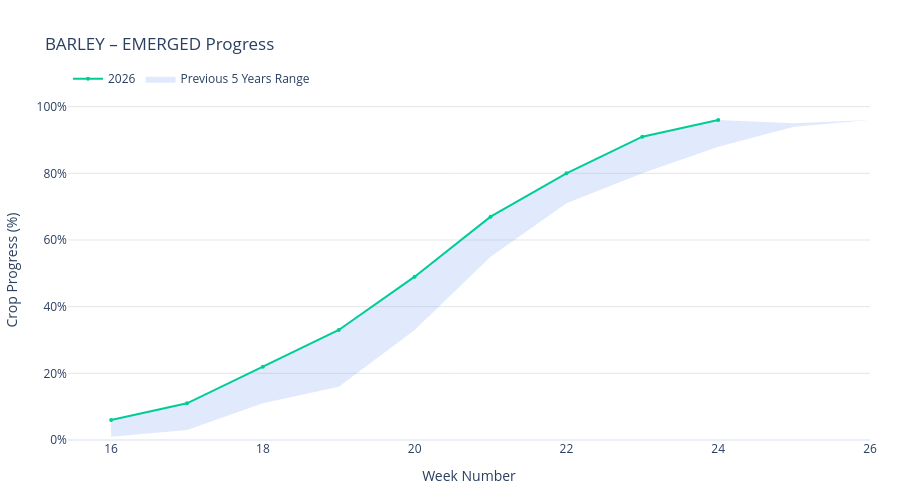
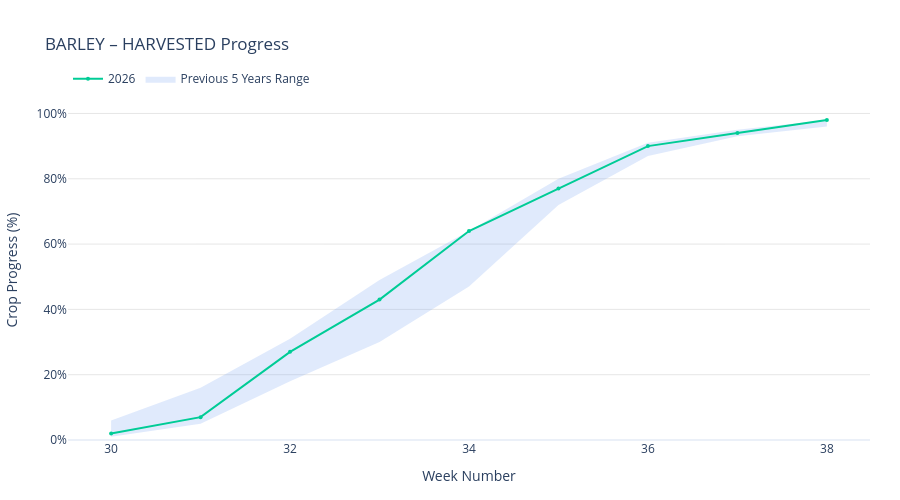
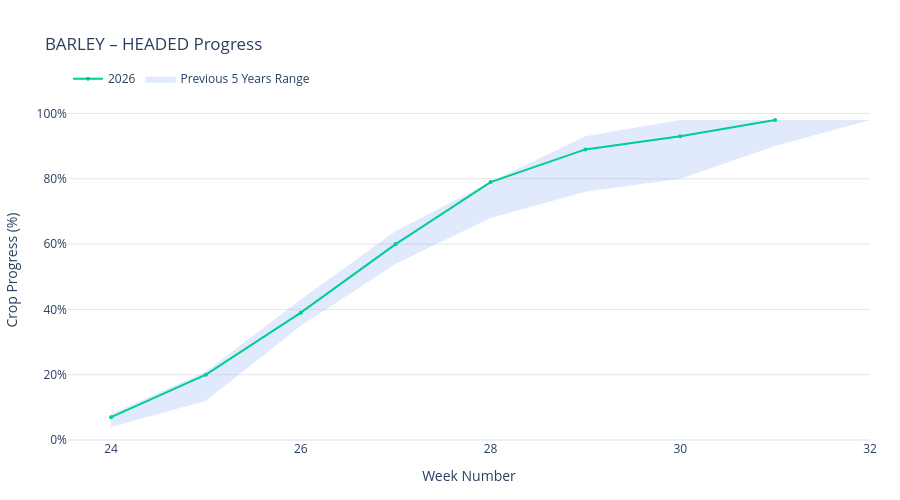
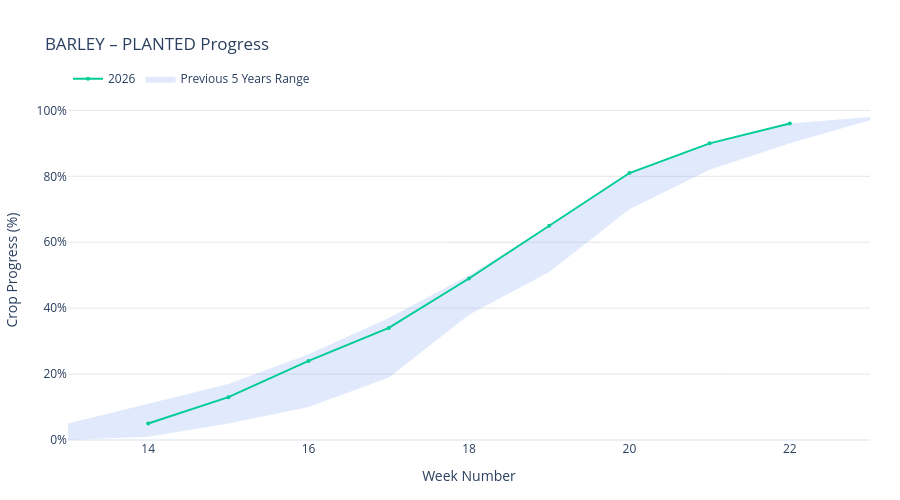

These figures' notebook cell, in order:
### Code cell
# ============================================================
# 1. SINGLE CATEGORY CHART
# ============================================================

def plot_crop_progress_seasonality(
    filtered,
    type_name,
    category_name,
    current_year=None
):

    # --------------------------------------------------------
    # Determine current year automatically
    # --------------------------------------------------------

    if current_year is None:
        current_year = datetime.now().year

    previous_year = current_year - 1


    # --------------------------------------------------------
    # Filter selected crop and category
    # --------------------------------------------------------

    crop = filtered[
        (filtered["Type"] == type_name) &
        (filtered["Category"] == category_name)
    ].copy()

    if crop.empty:
        return None


    # --------------------------------------------------------
    # Historical years
    # Previous 5 years INCLUDING previous year
    # --------------------------------------------------------

    historical = crop[
        crop["Year"].between(
            current_year - 5,
            current_year - 1
        )
    ].copy()


    # --------------------------------------------------------
    # Current year
    # --------------------------------------------------------

    current = crop[
        crop["Year"] == current_year
    ].copy()


    # --------------------------------------------------------
    # Previous year
    # --------------------------------------------------------

    previous = crop[
        crop["Year"] == previous_year
    ].copy()


    # --------------------------------------------------------
    # Historical weekly minimum / maximum
    #
    # This uses the previous 5 years INCLUDING previous year.
    # --------------------------------------------------------

    stats = (
        historical
        .groupby("Week Number")["Value"]
        .agg(
            Minimum="min",
            Maximum="max"
        )
        .reset_index()
        .sort_values("Week Number")
    )


    # ========================================================
    # CREATE CHART
    # ========================================================

    fig = go.Figure()


    # ========================================================
    # HISTORICAL MAXIMUM
    # ========================================================

    fig.add_trace(
        go.Scatter(
            x=stats["Week Number"],
            y=stats["Maximum"],
            mode="lines",
            line=dict(width=0),
            showlegend=False,
            hoverinfo="skip"
        )
    )


    # ========================================================
    # HISTORICAL MINIMUM + SHADED RANGE
    # ========================================================

    fig.add_trace(
        go.Scatter(
            x=stats["Week Number"],
            y=stats["Minimum"],
            mode="lines",
            line=dict(width=0),
            fill="tonexty",
            fillcolor="rgba(100, 149, 237, 0.20)",
            name="Previous 5 Years Range",
            hovertemplate=(
                "Week %{x}<br>"
                "Historical Minimum: %{y:.1f}%"
                "<extra></extra>"
            )
        )
    )


    # ========================================================
    # PREVIOUS YEAR
    # ========================================================

    if not previous.empty:

        previous = (
            previous[
                ["Week Number", "Value"]
            ]
            .sort_values("Week Number")
        )

        fig.add_trace(
            go.Scatter(
                x=previous["Week Number"],
                y=previous["Value"],
                mode="lines+markers",
                name=str(int(previous_year)),
                line=dict(
                    width=2
                ),
                marker=dict(
                    size=4
                ),
                hovertemplate=(
                    "Week %{x}<br>"
                    f"{int(previous_year)}: "
                    "%{y:.1f}%"
                    "<extra></extra>"
                )
            )
        )


    # ========================================================
    # CURRENT YEAR
    # ========================================================

    if not current.empty:

        current = (
            current[
                ["Week Number", "Value"]
            ]
            .sort_values("Week Number")
        )

        fig.add_trace(
            go.Scatter(
                x=current["Week Number"],
                y=current["Value"],
                mode="lines+markers",
                name=str(int(current_year)),
                line=dict(
                    color="#d62728",
                    width=3
                ),
                marker=dict(
                    size=5
                ),
                hovertemplate=(
                    "Week %{x}<br>"
                    f"{int(current_year)}: "
                    "%{{y:.1f}}%"
                    "<extra></extra>"
                )
            )
        )


    # ========================================================
    # LAYOUT
    # ========================================================

    fig.update_layout(
        title=(
            f"{type_name} – "
            f"{category_name} Progress"
        ),

        template="plotly_white",

        height=500,

        hovermode="x unified",

        xaxis_title="Week Number",

        yaxis_title="Crop Progress (%)",

        legend=dict(
            orientation="h",
            yanchor="bottom",
            y=1.02,
            xanchor="left",
            x=0
        ),

        margin=dict(
            l=60,
            r=30,
            t=100,
            b=60
        )
    )


    # ========================================================
    # X AXIS
    # ========================================================

    fig.update_xaxes(
        dtick=2,
        showgrid=False,
        zeroline=False
    )


    # ========================================================
    # Y AXIS
    # ========================================================

    fig.update_yaxes(
        ticksuffix="%",
        rangemode="tozero",
        showgrid=True,
        gridcolor="rgba(128, 128, 128, 0.2)"
    )


    return fig


# ============================================================
# 2. PLOT ALL CATEGORIES FOR SELECTED TYPE
# ============================================================

def plot_all_crop_progress_categories(
    filtered,
    type_name,
    current_year=None
):

    # --------------------------------------------------------
    # Determine current year
    # --------------------------------------------------------

    if current_year is None:
        current_year = filtered["Year"].max()


    # --------------------------------------------------------
    # Get categories belonging to selected Type
    # --------------------------------------------------------

    categories = sorted(
        filtered.loc[
            filtered["Type"] == type_name,
            "Category"
        ]
        .dropna()
        .unique()
    )


    # --------------------------------------------------------
    # Plot every category
    # --------------------------------------------------------

    for category_name in categories:

        fig = plot_crop_progress_seasonality(
            filtered=filtered,
            type_name=type_name,
            category_name=category_name,
            current_year=current_year
        )

        if fig is not None:
            fig.show()


# ============================================================
# 3. TYPE DROPDOWN
# ============================================================

type_options = sorted(
    filtered["Type"]
    .dropna()
    .unique()
)


type_dropdown = widgets.Dropdown(
    options=type_options,
    description="Type:",
    value=type_options[0] if type_options else None,
    layout=widgets.Layout(
        width="300px"
    )
)


# ============================================================
# 4. UPDATE CHARTS WHEN TYPE CHANGES
# ============================================================

def on_type_change(change):

    if change["name"] == "value":

        clear_output(
            wait=True
        )

        display(
            type_dropdown
        )

        plot_all_crop_progress_categories(
            filtered=filtered,
            type_name=change["new"]
        )


# ============================================================
# 5. CONNECT DROPDOWN
# ============================================================

type_dropdown.observe(
    on_type_change,
    names="value"
)


# ============================================================
# 6. INITIAL DISPLAY
# ============================================================

display(
    type_dropdown
)

plot_all_crop_progress_categories(
    filtered=filtered,
    type_name=type_dropdown.value
)

### Figure 1 — Plotly figure (JSON) as saved in the notebook; plotly's stock layout.template omitted (floating-point values rounded to 4 significant figures)
{"data": [{"hoverinfo": "skip", "line": {"width": 0}, "mode": "lines", "showlegend": false, "type": "scatter", "x": [16, 17, 18, 19, 20, 21, 22, 23, 24, 25, 26], "y": [6, 11, 22, 33, 49, 67, 80, 91, 96, 95, 96]}, {"fill": "tonexty", "fillcolor": "rgba(100, 149, 237, 0.20)", "hovertemplate": "Week %{x}<br>Historical Minimum: %{y:.1f}%<extra></extra>", "line": {"width": 0}, "mode": "lines", "name": "Previous 5 Years Range", "type": "scatter", "x": [16, 17, 18, 19, 20, 21, 22, 23, 24, 25, 26], "y": [1, 3, 11, 16, 33, 55, 71, 80, 88, 94, 96]}, {"hovertemplate": "Week %{x}<br>2026: %{y:.1f}%<extra></extra>", "line": {"width": 2}, "marker": {"size": 4}, "mode": "lines+markers", "name": "2026", "type": "scatter", "x": [16, 17, 18, 19, 20, 21, 22, 23, 24], "y": [6, 11, 22, 33, 49, 67, 80, 91, 96]}], "layout": {"height": 500, "hovermode": "x unified", "legend": {"orientation": "h", "x": 0, "xanchor": "left", "y": 1.02, "yanchor": "bottom"}, "margin": {"b": 60, "l": 60, "r": 30, "t": 100}, "title": {"text": "BARLEY – EMERGED Progress"}, "xaxis": {"dtick": 2, "showgrid": false, "title": {"text": "Week Number"}, "zeroline": false}, "yaxis": {"gridcolor": "rgba(128, 128, 128, 0.2)", "rangemode": "tozero", "showgrid": true, "ticksuffix": "%", "title": {"text": "Crop Progress (%)"}}}}

### Figure 2 — Plotly figure (JSON) as saved in the notebook; plotly's stock layout.template omitted (floating-point values rounded to 4 significant figures)
{"data": [{"hoverinfo": "skip", "line": {"width": 0}, "mode": "lines", "showlegend": false, "type": "scatter", "x": [30, 31, 32, 33, 34, 35, 36, 37, 38], "y": [6, 16, 31, 49, 64, 80, 91, 95, 98]}, {"fill": "tonexty", "fillcolor": "rgba(100, 149, 237, 0.20)", "hovertemplate": "Week %{x}<br>Historical Minimum: %{y:.1f}%<extra></extra>", "line": {"width": 0}, "mode": "lines", "name": "Previous 5 Years Range", "type": "scatter", "x": [30, 31, 32, 33, 34, 35, 36, 37, 38], "y": [1, 5, 18, 30, 47, 72, 87, 93, 96]}, {"hovertemplate": "Week %{x}<br>2026: %{y:.1f}%<extra></extra>", "line": {"width": 2}, "marker": {"size": 4}, "mode": "lines+markers", "name": "2026", "type": "scatter", "x": [30, 31, 32, 33, 34, 35, 36, 37, 38], "y": [2, 7, 27, 43, 64, 77, 90, 94, 98]}], "layout": {"height": 500, "hovermode": "x unified", "legend": {"orientation": "h", "x": 0, "xanchor": "left", "y": 1.02, "yanchor": "bottom"}, "margin": {"b": 60, "l": 60, "r": 30, "t": 100}, "title": {"text": "BARLEY – HARVESTED Progress"}, "xaxis": {"dtick": 2, "showgrid": false, "title": {"text": "Week Number"}, "zeroline": false}, "yaxis": {"gridcolor": "rgba(128, 128, 128, 0.2)", "rangemode": "tozero", "showgrid": true, "ticksuffix": "%", "title": {"text": "Crop Progress (%)"}}}}

### Figure 3 — Plotly figure (JSON) as saved in the notebook; plotly's stock layout.template omitted (floating-point values rounded to 4 significant figures)
{"data": [{"hoverinfo": "skip", "line": {"width": 0}, "mode": "lines", "showlegend": false, "type": "scatter", "x": [24, 25, 26, 27, 28, 29, 30, 31, 32], "y": [8, 21, 43, 64, 79, 93, 98, 98, 98]}, {"fill": "tonexty", "fillcolor": "rgba(100, 149, 237, 0.20)", "hovertemplate": "Week %{x}<br>Historical Minimum: %{y:.1f}%<extra></extra>", "line": {"width": 0}, "mode": "lines", "name": "Previous 5 Years Range", "type": "scatter", "x": [24, 25, 26, 27, 28, 29, 30, 31, 32], "y": [4, 12, 35, 54, 68, 76, 80, 90, 98]}, {"hovertemplate": "Week %{x}<br>2026: %{y:.1f}%<extra></extra>", "line": {"width": 2}, "marker": {"size": 4}, "mode": "lines+markers", "name": "2026", "type": "scatter", "x": [24, 25, 26, 27, 28, 29, 30, 31], "y": [7, 20, 39, 60, 79, 89, 93, 98]}], "layout": {"height": 500, "hovermode": "x unified", "legend": {"orientation": "h", "x": 0, "xanchor": "left", "y": 1.02, "yanchor": "bottom"}, "margin": {"b": 60, "l": 60, "r": 30, "t": 100}, "title": {"text": "BARLEY – HEADED Progress"}, "xaxis": {"dtick": 2, "showgrid": false, "title": {"text": "Week Number"}, "zeroline": false}, "yaxis": {"gridcolor": "rgba(128, 128, 128, 0.2)", "rangemode": "tozero", "showgrid": true, "ticksuffix": "%", "title": {"text": "Crop Progress (%)"}}}}

### Figure 4 — Plotly figure (JSON) as saved in the notebook; plotly's stock layout.template omitted (floating-point values rounded to 4 significant figures)
{"data": [{"hoverinfo": "skip", "line": {"width": 0}, "mode": "lines", "showlegend": false, "type": "scatter", "x": [13, 14, 15, 16, 17, 18, 19, 20, 21, 22, 23], "y": [5, 11, 17, 26, 37, 50, 65, 81, 90, 96, 98]}, {"fill": "tonexty", "fillcolor": "rgba(100, 149, 237, 0.20)", "hovertemplate": "Week %{x}<br>Historical Minimum: %{y:.1f}%<extra></extra>", "line": {"width": 0}, "mode": "lines", "name": "Previous 5 Years Range", "type": "scatter", "x": [13, 14, 15, 16, 17, 18, 19, 20, 21, 22, 23], "y": [0, 1, 5, 10, 19, 38, 51, 70, 82, 90, 97]}, {"hovertemplate": "Week %{x}<br>2026: %{y:.1f}%<extra></extra>", "line": {"width": 2}, "marker": {"size": 4}, "mode": "lines+markers", "name": "2026", "type": "scatter", "x": [14, 15, 16, 17, 18, 19, 20, 21, 22], "y": [5, 13, 24, 34, 49, 65, 81, 90, 96]}], "layout": {"height": 500, "hovermode": "x unified", "legend": {"orientation": "h", "x": 0, "xanchor": "left", "y": 1.02, "yanchor": "bottom"}, "margin": {"b": 60, "l": 60, "r": 30, "t": 100}, "title": {"text": "BARLEY – PLANTED Progress"}, "xaxis": {"dtick": 2, "showgrid": false, "title": {"text": "Week Number"}, "zeroline": false}, "yaxis": {"gridcolor": "rgba(128, 128, 128, 0.2)", "rangemode": "tozero", "showgrid": true, "ticksuffix": "%", "title": {"text": "Crop Progress (%)"}}}}
